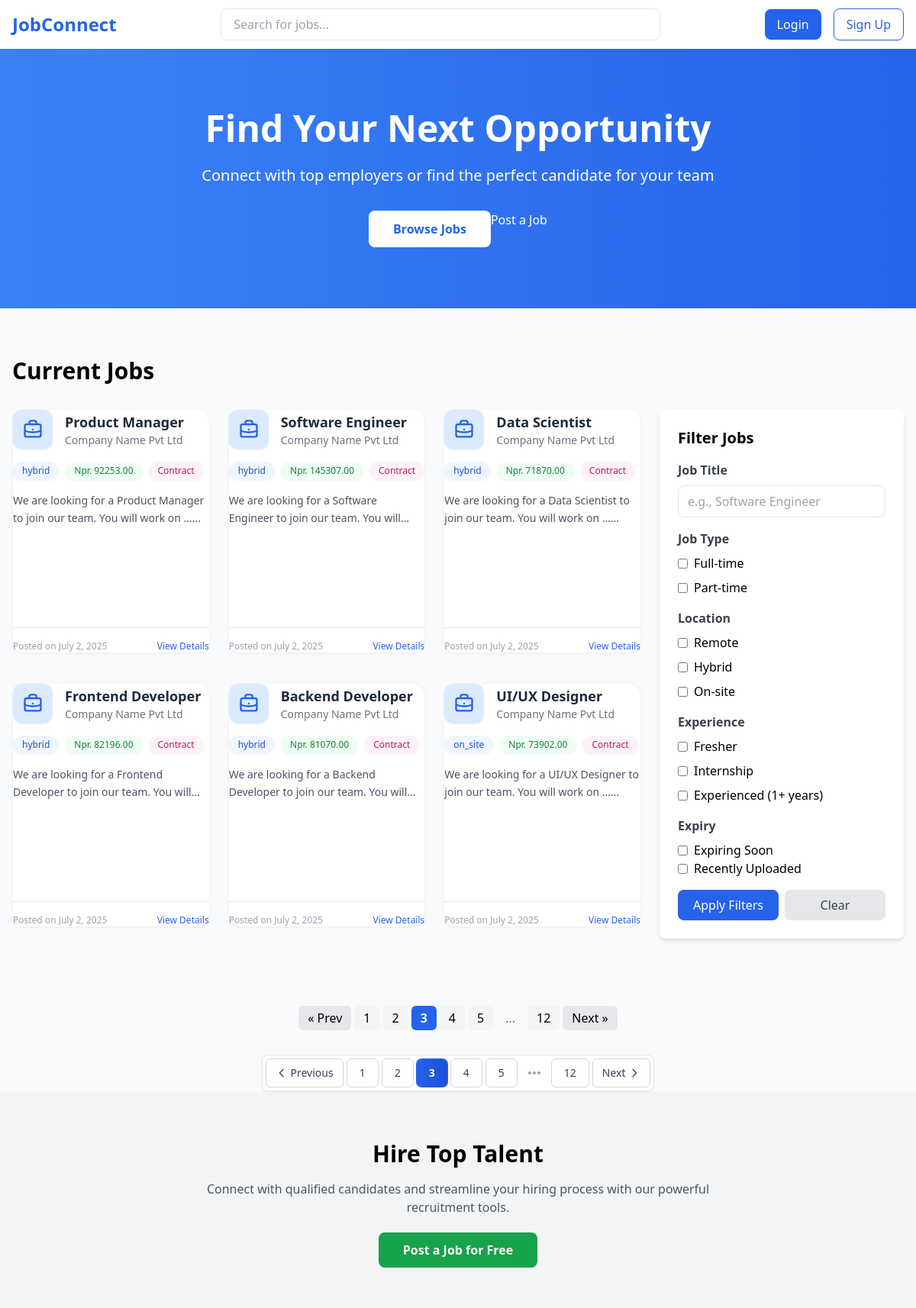
/?page=3, run on the app's committed database.
### jobs/models.py (models this page shows, shortened)
class JobAdvert(models.Model):
    job_tracking_id = models.CharField(max_length=4, unique=True, editable=False ,default='')
    EmploymentType=[
        ('full_time', 'Full Time'),
        ('part_time', 'Part Time'),
        ('contract', 'Contract'),
        ('freelance', 'Freelance'),
        ('internship', 'Internship'),
    ]
    LocationTypeChoice = [
        ('remote', 'Remote'),
        ('hybrid', 'Hybrid'),
        ('on_site', 'On-site'),
    ]
    ExperienceLevel = [
        ('intern', 'Intern'),
        ('traineeship', 'Traineeship'),
        ('entry_level', 'Entry Level'),
        ('mid_level', 'Mid Level'),
        ('senior', 'Senior'),
        ('director', 'Director'),
        ('executive', 'Executive'),
    ]
    title = models.CharField(max_length=150)
    job_type = models.CharField(max_length=50, choices=EmploymentType)
    location_type = models.CharField(max_length=50, choices=LocationTypeChoice)
    experience_level = models.CharField(max_length=50, choices=ExperienceLevel,null=True,blank=True, help_text="Experience level required for the job")
    no_of_vacancies = models.PositiveIntegerField(default=1)
    deadline = models.DateField(default=thirtY_days_from_now, help_text="Deadline for job application")
    salary = models.DecimalField(max_digits=10, decimal_places=2, null=True, blank=True)
    description = models.TextField()
    key_responsibilities = models.TextField()
    core_skills = models.JSONField(default=list, help_text="List of skills")
    nice_to_have_skills = models.JSONField(default=list, help_text="List of skills", blank=True)
    is_active = models.BooleanField(default=True)
    created_at = models.DateField(auto_now_add=True, help_text="Date when the job was created")
    class Meta:
        ordering = ['-created_at']

### jobs/views.py (the view)
# urls.py: path('', views.home, name='home'),
def home(request):
    jobs = JobAdvert.objects.filter(is_active=True).order_by('-deadline')
    job_data = []
    for job in jobs:
        days_diff = (date.today() - job.deadline).days
        if days_diff == 0:
            posted_ago = "Today"
        elif days_diff == 1:
            posted_ago = "1 day ago"
        else:
            posted_ago = f"{days_diff} days ago"
        job_data.append({
            'job': job,
            'posted_ago': posted_ago
        })
    return render(request, 'home.html',{'posted_ago': job_data})

### jobs/context_processors.py (called while the page is built)
def jobs_advertised(request):
    job_adverts = JobAdvert.objects.all().order_by('-created_at') # Fetch latest 5 active job adverts
    paginator = Paginator(job_adverts, 6)  # Show 5 job adverts per page
    page_numer = request.GET.get('page')
    job_adverts = paginator.get_page(page_numer)
    return {
        'job_adverts': job_adverts
    }

### templates/home.html (shortened to what this page needs)
<!DOCTYPE html>
<html lang="en">
<head>
    <script src="https://cdn.tailwindcss.com"></script>
    <link href="https://cdn.jsdelivr.net/npm/@yaireo/tagify/dist/tagify.css" rel="stylesheet" type="text/css" />
</head>
<body class="bg-gray-50">
    <nav class="bg-white shadow-lg">
        <div class="max-w-7xl mx-auto px-4">
            <div class="flex justify-between items-center h-16">
                <div class="flex items-center">
                  <a href="{% url 'home' %}"><span class="text-2xl font-bold text-blue-600">JobConnect</span></a>
                </div>
                <div class="flex-1 max-w-xl mx-8">
                    <div class="relative">
                        <input type="text"
                               class="w-full px-4 py-2 rounded-lg border focus:outline-none focus:ring-2 focus:ring-blue-500"
                               placeholder="Search for jobs...">
                    </div>
                </div>
                <div class="flex items-center space-x-4">
                    <a href="#" class="px-4 py-2 bg-blue-600 text-white rounded-lg hover:bg-blue-700">Login</a>
                    <a href="#" class="px-4 py-2 border border-blue-600 text-blue-600 rounded-lg hover:bg-blue-50">Sign Up</a>
                </div>
            </div>
        </div>
    </nav>
    <div class="bg-gradient-to-r from-blue-500 to-blue-600 text-white py-20">
        <div class="max-w-7xl mx-auto px-4 text-center">
            <h1 class="text-5xl font-bold mb-6">Find Your Next Opportunity</h1>
            <p class="text-xl mb-8">Connect with top employers or find the perfect candidate for your team</p>
            <div class="flex justify-center space-x-4">
                <a href="#" class="px-8 py-3 bg-white text-blue-600 rounded-lg font-semibold hover:bg-gray-100">
                    Browse Jobs
                </a>
                    Post a Job
            </div>
        </div>
    </div>
    <div class="max-w-7xl mx-auto px-4 py-16">
        <h2 class="text-3xl font-bold mb-8">Current Jobs</h2>
        <div class="flex flex-col lg:flex-row gap-6">
            <div class="flex-1 grid grid-cols-1 md:grid-cols-2 lg:grid-cols-3 gap-6">
                {% for jobs in job_adverts %}
    <div class="bg-white rounded-2xl shadow-sm hover:shadow-xl transition-shadow h-80 flex flex-col border border-gray-100 hover:border-blue-300">
        <div class="flex items-center mb-4">
          <div class="bg-blue-100 p-3 rounded-xl shadow-sm">
          </div>
          <div class="ml-4">
            <h3 class="text-lg font-bold text-gray-800 group-hover:text-blue-600 transition-colors duration-200">{{ jobs.title }}</h3>
            <p class="text-gray-500 text-sm">Company Name Pvt Ltd</p>
          </div>
        </div>
        <div class="flex flex-wrap gap-2 mb-4">
          <span class="px-3 py-1 bg-blue-50 text-blue-700 rounded-full text-xs font-medium shadow-sm">{{ jobs.location_type }}</span>
          {% if jobs.salary != 0 %}
            <span class="px-3 py-1 bg-green-50 text-green-700 rounded-full text-xs font-medium shadow-sm">Npr. {{ jobs.salary }}</span>
          {% else %}
            <span class="px-3 py-1 bg-yellow-50 text-yellow-800 rounded-full text-xs font-medium shadow-sm">Salary: Negotiable</span>
          {% endif %}
          {% if jobs.job_type == 'full-time' %}
            <span class="px-3 py-1 bg-indigo-50 text-indigo-700 rounded-full text-xs font-medium shadow-sm">Full-time</span>
          {% elif jobs.job_type == 'part-time' %}
            <span class="px-3 py-1 bg-purple-50 text-purple-700 rounded-full text-xs font-medium shadow-sm">Part-time</span>
          {% else %}
            <span class="px-3 py-1 bg-pink-50 text-pink-700 rounded-full text-xs font-medium shadow-sm">Contract</span>
          {% endif %}
        </div>
        <div class="flex-grow">
          <p class="text-gray-600 text-sm leading-relaxed line-clamp-2">{{ jobs.description|truncatewords:15 }}...</p>
        </div>
        <div class="flex justify-between items-center text-xs text-gray-400 mt-4 pt-4 border-t border-gray-200">
          <span>Posted on {{ jobs.created_at|date:"F j, Y" }}</span>
          <span class="text-blue-600 hover:underline font-medium">View Details</span>
        </div>
    </div>
    {% endfor %}
            </div>
            <div class="lg:w-80">
                <div id="filterForm" class="bg-white rounded-lg shadow-md p-6 lg:block hidden">
                    <h3 class="text-xl font-semibold mb-4">Filter Jobs</h3>
                    <form method="GET" action="{% url 'home' %}">
                        <div class="mb-4">
                            <label class="block text-gray-700 font-semibold mb-2">Job Title</label>
                            <input type="text" name="job_title" class="w-full px-3 py-2 border rounded-lg focus:outline-none focus:ring-2 focus:ring-blue-600" placeholder="e.g., Software Engineer">
                        </div>
                        <div class="mb-4">
                            <label class="block text-gray-700 font-semibold mb-2">Job Type</label>
                            <div class="space-y-2">
                                <label class="flex items-center">
                                    <input type="checkbox" name="job_type" value="full-time" class="mr-2">
                                    <span>Full-time</span>
                                </label>
                                <label class="flex items-center">
                                    <input type="checkbox" name="job_type" value="part-time" class="mr-2">
                                    <span>Part-time</span>
                                </label>
                            </div>
                        </div>
                        <div class="mb-4">
                            <label class="block text-gray-700 font-semibold mb-2">Location</label>
                            <div class="space-y-2">
                                <label class="flex items-center">
                                    <input type="checkbox" name="location" value="remote" class="mr-2">
                                    <span>Remote</span>
                                </label>
                                <label class="flex items-center">
                                    <input type="checkbox" name="location" value="hybrid" class="mr-2">
                                    <span>Hybrid</span>
                                </label>
                                <label class="flex items-center">
                                    <input type="checkbox" name="location" value="on-site" class="mr-2">
                                    <span>On-site</span>
                                </label>
                            </div>
                        </div>
                        <div class="mb-4">
                            <label class="block text-gray-700 font-semibold mb-2">Experience</label>
                            <div class="space-y-2">
                                <label class="flex items-center">
                                    <input type="checkbox" name="experience" value="fresher" class="mr-2">
                                    <span>Fresher</span>
                                </label>
                                <label class="flex items-center">
                                    <input type="checkbox" name="experience" value="internship" class="mr-2">
                                    <span>Internship</span>
                                </label>
                                <label class="flex items-center">
                                    <input type="checkbox" name="experience" value="experienced" class="mr-2">
                                    <span>Experienced (1+ years)</span>
                                </label>
                            </div>
                        </div>
                         <label class="block text-gray-700 font-semibold mb-2">Expiry </label>
                        <div class="mb-4">
                            <label class="flex items-center">
                                <input type="checkbox" name="expiring_soon" value="true" class="mr-2">
                                <span>Expiring Soon</span>
                            </label>
                            <label class="flex items-center">
                                <input type="checkbox" name="expiring_soon" value="true" class="mr-2">
                                <span>Recently Uploaded</span>
                            </label>
                        </div>
                        <div class="flex space-x-2">
                            <button type="submit" class="w-full bg-blue-600 text-white py-2 rounded-lg hover:bg-blue-700">Apply Filters</button>
                            <a href="{% url 'home' %}" class="w-full bg-gray-200 text-gray-700 py-2 rounded-lg text-center hover:bg-gray-300">Clear</a>
                        </div>
                    </form>
                </div>
            </div>
        </div>
    </div>
<div class="flex justify-center mt-6">
  <nav class="inline-flex items-center space-x-1">
    {% if job_adverts.has_previous %}
      <a href="?page={{ job_adverts.previous_page_number }}" class="px-3 py-1 rounded-md bg-gray-200 hover:bg-gray-300">&laquo; Prev</a>
    {% endif %}
    {% for num in job_adverts.paginator.page_range %}
      {% if num == 1 or num == job_adverts.paginator.num_pages or num >= job_adverts.number|add:'-2' and num <= job_adverts.number|add:'2' %}
        {% if num == job_adverts.number %}
          <span class="px-3 py-1 rounded-md bg-blue-600 text-white font-semibold">{{ num }}</span>
        {% else %}
          <a href="?page={{ num }}" class="px-3 py-1 rounded-md bg-gray-100 hover:bg-gray-300">{{ num }}</a>
        {% endif %}
      {% elif num == job_adverts.number|add:'-3' or num == job_adverts.number|add:'3' %}
        <span class="px-3 py-1 text-gray-500">...</span>
      {% endif %}
    {% endfor %}
    {% if job_adverts.has_next %}
      <a href="?page={{ job_adverts.next_page_number }}" class="px-3 py-1 rounded-md bg-gray-200 hover:bg-gray-300">Next &raquo;</a>
    {% endif %}
  </nav>
</div>
<div class="flex justify-center mt-8">
  <nav class="flex items-center space-x-1 bg-white rounded-lg shadow-sm border border-gray-200 p-1">
    {% if job_adverts.has_previous %}
      <a href="?page={{ job_adverts.previous_page_number }}"
         class="flex items-center px-3 py-2 text-sm font-medium text-gray-700 bg-white border border-gray-300 rounded-md hover:bg-gray-50 hover:text-gray-900 transition-all duration-200 hover:shadow-sm">
        <svg class="w-4 h-4 mr-1" fill="none" stroke="currentColor" viewBox="0 0 24 24">
          <path stroke-linecap="round" stroke-linejoin="round" stroke-width="2" d="M15 19l-7-7 7-7"/>
        </svg>
        Previous
      </a>
    {% endif %}
    <div class="flex items-center space-x-1 mx-2">
      {% for num in job_adverts.paginator.page_range %}
        {% if num == 1 or num == job_adverts.paginator.num_pages or num >= job_adverts.number|add:'-2' and num <= job_adverts.number|add:'2' %}
          {% if num == job_adverts.number %}
            <span class="relative inline-flex items-center px-4 py-2 text-sm font-semibold text-white bg-gradient-to-r from-blue-600 to-blue-700 rounded-md shadow-sm ring-1 ring-blue-600">
              {{ num }}
            </span>
          {% else %}
            <a href="?page={{ num }}"
               class="relative inline-flex items-center px-4 py-2 text-sm font-medium text-gray-700 bg-white border border-gray-300 rounded-md hover:bg-gray-50 hover:text-gray-900 hover:border-gray-400 transition-all duration-200 hover:shadow-sm">
              {{ num }}
            </a>
          {% endif %}
        {% elif num == job_adverts.number|add:'-3' or num == job_adverts.number|add:'3' %}
          <span class="relative inline-flex items-center px-2 py-2 text-sm font-medium text-gray-400">
            <svg class="w-5 h-5" fill="currentColor" viewBox="0 0 20 20">
              <path d="M6 10a2 2 0 11-4 0 2 2 0 014 0zM12 10a2 2 0 11-4 0 2 2 0 014 0zM16 12a2 2 0 100-4 2 2 0 000 4z"/>
            </svg>
          </span>
        {% endif %}
      {% endfor %}
    </div>
    {% if job_adverts.has_next %}
      <a href="?page={{ job_adverts.next_page_number }}"
         class="flex items-center px-3 py-2 text-sm font-medium text-gray-700 bg-white border border-gray-300 rounded-md hover:bg-gray-50 hover:text-gray-900 transition-all duration-200 hover:shadow-sm">
        Next
        <svg class="w-4 h-4 ml-1" fill="none" stroke="currentColor" viewBox="0 0 24 24">
          <path stroke-linecap="round" stroke-linejoin="round" stroke-width="2" d="M9 5l7 7-7 7"/>
        </svg>
      </a>
    {% endif %}
  </nav>
</div>
    <div class="bg-gray-100 py-16">
        <div class="max-w-7xl mx-auto px-4 text-center">
            <h2 class="text-3xl font-bold mb-4">Hire Top Talent</h2>
            <p class="text-gray-600 mb-8 max-w-2xl mx-auto">
                Connect with qualified candidates and streamline your hiring process with our powerful recruitment tools.
            </p>
            <a href="#" class="px-8 py-3 bg-green-600 text-white rounded-lg font-semibold hover:bg-green-700">
                Post a Job for Free
            </a>
        </div>
    </div>

### data on the page
JobAdvert: title "Product Manager", location_type "hybrid", salary "92253.00", job_type "Contract", description "We are looking for a Product Manager to join our team. You will work on …", created_at "July 2, 2025"
JobAdvert: title "Software Engineer", location_type "hybrid", salary "145307.00", job_type "Contract", description "We are looking for a Software Engineer to join our team. You…", created_at "July 2, 2025"
JobAdvert: title "Data Scientist", location_type "hybrid", salary "71870.00", job_type "Contract", description "We are looking for a Data Scientist to join our team. You will work on …", created_at "July 2, 2025"
JobAdvert: title "Frontend Developer", location_type "hybrid", salary "82196.00", job_type "Contract", description "We are looking for a Frontend Developer to join our team. You…", created_at "July 2, 2025"
JobAdvert: title "Backend Developer", location_type "hybrid", salary "81070.00", job_type "Contract", description "We are looking for a Backend Developer to join our team. You…", created_at "July 2, 2025"
JobAdvert: title "UI/UX Designer", location_type "on_site", salary "73902.00", job_type "Contract", description "We are looking for a UI/UX Designer to join our team. You will work on …", created_at "July 2, 2025"

### other printed values
{{ num }} "1" "2" "4" "5" "12"
{{ num }} "3"
